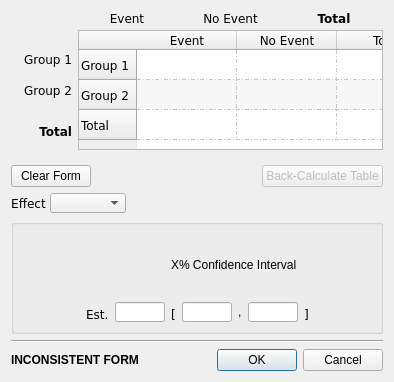
<?xml version="1.0" encoding="UTF-8"?>
<ui version="4.0">
 <class>BinaryDataForm</class>
 <widget class="QDialog" name="BinaryDataForm">
  <property name="geometry">
   <rect>
    <x>0</x>
    <y>0</y>
    <width>394</width>
    <height>382</height>
   </rect>
  </property>
  <property name="windowTitle">
   <string>Binary Data</string>
  </property>
  <property name="windowIcon">
   <iconset resource="../images/icons.qrc">
    <normaloff>:/misc/meta.png</normaloff>:/misc/meta.png</iconset>
  </property>
  <layout class="QVBoxLayout" name="verticalLayout_4">
   <item>
    <layout class="QVBoxLayout" name="verticalLayout_3">
     <item>
      <layout class="QGridLayout" name="gridLayout_5">
       <property name="bottomMargin">
        <number>9</number>
       </property>
       <property name="verticalSpacing">
        <number>4</number>
       </property>
       <item row="0" column="1">
        <widget class="QLabel" name="event_lbl_3">
         <property name="font">
          <font>
           <family>Verdana</family>
          </font>
         </property>
         <property name="text">
          <string>Event</string>
         </property>
         <property name="alignment">
          <set>Qt::AlignCenter</set>
         </property>
        </widget>
       </item>
       <item row="0" column="2">
        <widget class="QLabel" name="label_18">
         <property name="font">
          <font>
           <family>Verdana</family>
          </font>
         </property>
         <property name="text">
          <string>No Event</string>
         </property>
         <property name="alignment">
          <set>Qt::AlignCenter</set>
         </property>
        </widget>
       </item>
       <item row="0" column="3">
        <widget class="QLabel" name="label_19">
         <property name="font">
          <font>
           <family>Verdana</family>
           <weight>75</weight>
           <bold>true</bold>
          </font>
         </property>
         <property name="text">
          <string>Total</string>
         </property>
         <property name="alignment">
          <set>Qt::AlignCenter</set>
         </property>
        </widget>
       </item>
       <item row="1" column="0">
        <widget class="QLabel" name="label_20">
         <property name="font">
          <font>
           <family>Verdana</family>
          </font>
         </property>
         <property name="text">
          <string>Group 1</string>
         </property>
         <property name="alignment">
          <set>Qt::AlignBottom|Qt::AlignRight|Qt::AlignTrailing</set>
         </property>
        </widget>
       </item>
       <item row="1" column="1" rowspan="3" colspan="3">
        <widget class="QTableWidget" name="raw_data_table">
         <property name="sizePolicy">
          <sizepolicy hsizetype="Expanding" vsizetype="Fixed">
           <horstretch>0</horstretch>
           <verstretch>0</verstretch>
          </sizepolicy>
         </property>
         <property name="minimumSize">
         <size>
           <width>305</width>
           <height>120</height>
          </size>
         </property>
         <property name="maximumSize">
          <size>
           <width>305</width>
           <height>120</height>
          </size>
         </property>
         <property name="font">
          <font>
           <family>Verdana</family>
          </font>
         </property>
         <property name="frameShadow">
          <enum>QFrame::Plain</enum>
         </property>
         <property name="lineWidth">
          <number>1</number>
         </property>
         <property name="verticalScrollBarPolicy">
          <enum>Qt::ScrollBarAlwaysOff</enum>
         </property>
         <property name="horizontalScrollBarPolicy">
          <enum>Qt::ScrollBarAlwaysOff</enum>
         </property>
         <property name="showDropIndicator" stdset="0">
          <bool>true</bool>
         </property>
         <property name="alternatingRowColors">
          <bool>true</bool>
         </property>
         <property name="showGrid">
          <bool>true</bool>
         </property>
         <property name="gridStyle">
          <enum>Qt::DashDotLine</enum>
         </property>
         <property name="rowCount">
          <number>3</number>
         </property>
         <property name="columnCount">
          <number>3</number>
         </property>
         <attribute name="horizontalHeaderVisible">
          <bool>true</bool>
         </attribute>
         <attribute name="horizontalHeaderHighlightSections">
          <bool>false</bool>
         </attribute>
         <attribute name="verticalHeaderVisible">
          <bool>true</bool>
         </attribute>
         <row>
          <property name="text">
           <string>Group 1</string>
          </property>
         </row>
         <row>
          <property name="text">
           <string>Group 2</string>
          </property>
         </row>
         <row>
          <property name="text">
           <string>Total</string>
          </property>
         </row>
         <column>
          <property name="text">
           <string>Event</string>
          </property>
         </column>
         <column>
          <property name="text">
           <string>No Event</string>
          </property>
         </column>
         <column>
          <property name="text">
           <string>Total</string>
          </property>
         </column>
        </widget>
       </item>
       <item row="2" column="0">
        <widget class="QLabel" name="label_21">
         <property name="font">
          <font>
           <family>Verdana</family>
          </font>
         </property>
         <property name="text">
          <string>Group 2</string>
         </property>
         <property name="alignment">
          <set>Qt::AlignRight|Qt::AlignTrailing|Qt::AlignVCenter</set>
         </property>
        </widget>
       </item>
       <item row="3" column="0">
        <widget class="QLabel" name="label_22">
         <property name="font">
          <font>
           <family>Verdana</family>
           <weight>75</weight>
           <bold>true</bold>
          </font>
         </property>
         <property name="text">
          <string>Total</string>
         </property>
         <property name="alignment">
          <set>Qt::AlignRight|Qt::AlignTrailing|Qt::AlignVCenter</set>
         </property>
        </widget>
       </item>
      </layout>
     </item>
    </layout>
   </item>
   <item>
    <layout class="QHBoxLayout" name="horizontalLayout_17">
     <item>
      <widget class="QPushButton" name="clear_Btn">
       <property name="text">
        <string>Clear Form</string>
       </property>
      </widget>
     </item>
     <item>
      <spacer name="horizontalSpacer_17">
       <property name="orientation">
        <enum>Qt::Horizontal</enum>
       </property>
       <property name="sizeHint" stdset="0">
        <size>
         <width>40</width>
         <height>20</height>
        </size>
       </property>
      </spacer>
     </item>
     <item>
      <widget class="QPushButton" name="back_calc_btn">
       <property name="enabled">
        <bool>false</bool>
       </property>
       <property name="text">
        <string>Back-Calculate Table</string>
       </property>
      </widget>
     </item>
    </layout>
   </item>
   <item>
    <layout class="QHBoxLayout" name="horizontalLayout_13">
     <property name="spacing">
      <number>4</number>
     </property>
     <item>
      <widget class="QLabel" name="label_17">
       <property name="font">
        <font>
         <family>Verdana</family>
        </font>
       </property>
       <property name="text">
        <string>Effect</string>
       </property>
       <property name="alignment">
        <set>Qt::AlignCenter</set>
       </property>
      </widget>
     </item>
     <item>
      <widget class="QComboBox" name="effect_cbo_box">
       <property name="minimumSize">
        <size>
         <width>76</width>
         <height>20</height>
        </size>
       </property>
       <property name="maximumSize">
        <size>
         <width>76</width>
         <height>20</height>
        </size>
       </property>
      </widget>
     </item>
     <item>
      <spacer name="horizontalSpacer_13">
       <property name="orientation">
        <enum>Qt::Horizontal</enum>
       </property>
       <property name="sizeHint" stdset="0">
        <size>
         <width>40</width>
         <height>20</height>
        </size>
       </property>
      </spacer>
     </item>
    </layout>
   </item>
   <item>
    <widget class="QGroupBox" name="groupBox">
     <property name="title">
      <string/>
     </property>
     <layout class="QGridLayout" name="gridLayout_6">
      <item row="0" column="0" rowspan="2">
       <spacer name="horizontalSpacer_15">
        <property name="orientation">
         <enum>Qt::Horizontal</enum>
        </property>
        <property name="sizeHint" stdset="0">
         <size>
          <width>32</width>
          <height>20</height>
         </size>
        </property>
       </spacer>
      </item>
      <item row="0" column="2">
       <widget class="QLabel" name="ci_label">
        <property name="toolTip">
         <string>Use the box to the left to set the % confidence interval</string>
        </property>
        <property name="text">
         <string>X% Confidence Interval</string>
        </property>
       </widget>
      </item>
      <item row="0" column="3" rowspan="2">
       <spacer name="horizontalSpacer_16">
        <property name="orientation">
         <enum>Qt::Horizontal</enum>
        </property>
        <property name="sizeHint" stdset="0">
         <size>
          <width>32</width>
          <height>20</height>
         </size>
        </property>
       </spacer>
      </item>
      <item row="1" column="1">
       <layout class="QHBoxLayout" name="horizontalLayout_15">
        <item>
         <widget class="QLabel" name="est_lbl">
          <property name="minimumSize">
           <size>
            <width>0</width>
            <height>20</height>
           </size>
          </property>
          <property name="maximumSize">
           <size>
            <width>16777215</width>
            <height>20</height>
           </size>
          </property>
          <property name="font">
           <font>
            <family>Verdana</family>
           </font>
          </property>
          <property name="text">
           <string>Est.</string>
          </property>
          <property name="alignment">
           <set>Qt::AlignBottom|Qt::AlignLeading|Qt::AlignLeft</set>
          </property>
         </widget>
        </item>
        <item>
         <widget class="QLineEdit" name="effect_txt_box">
          <property name="minimumSize">
           <size>
            <width>50</width>
            <height>20</height>
           </size>
          </property>
          <property name="maximumSize">
           <size>
            <width>50</width>
            <height>20</height>
           </size>
          </property>
         </widget>
        </item>
       </layout>
      </item>
      <item row="1" column="2">
       <layout class="QHBoxLayout" name="horizontalLayout_16">
        <item>
         <widget class="QLabel" name="low_lbl">
          <property name="maximumSize">
           <size>
            <width>16777215</width>
            <height>20</height>
           </size>
          </property>
          <property name="font">
           <font>
            <family>Verdana</family>
           </font>
          </property>
          <property name="text">
           <string>[</string>
          </property>
          <property name="alignment">
           <set>Qt::AlignBottom|Qt::AlignLeading|Qt::AlignLeft</set>
          </property>
         </widget>
        </item>
        <item>
         <widget class="QLineEdit" name="low_txt_box">
          <property name="minimumSize">
           <size>
            <width>50</width>
            <height>20</height>
           </size>
          </property>
          <property name="maximumSize">
           <size>
            <width>50</width>
            <height>20</height>
           </size>
          </property>
         </widget>
        </item>
        <item>
         <widget class="QLabel" name="label_23">
          <property name="text">
           <string>,</string>
          </property>
         </widget>
        </item>
        <item>
         <widget class="QLineEdit" name="high_txt_box">
          <property name="minimumSize">
           <size>
            <width>50</width>
            <height>20</height>
           </size>
          </property>
          <property name="maximumSize">
           <size>
            <width>50</width>
            <height>20</height>
           </size>
          </property>
         </widget>
        </item>
        <item>
         <widget class="QLabel" name="high_lbl">
          <property name="maximumSize">
           <size>
            <width>16777215</width>
            <height>20</height>
           </size>
          </property>
          <property name="font">
           <font>
            <family>Verdana</family>
           </font>
          </property>
          <property name="text">
           <string>]</string>
          </property>
          <property name="alignment">
           <set>Qt::AlignBottom|Qt::AlignLeading|Qt::AlignLeft</set>
          </property>
         </widget>
        </item>
       </layout>
      </item>
     </layout>
    </widget>
   </item>
   <item>
    <widget class="Line" name="line">
     <property name="orientation">
      <enum>Qt::Horizontal</enum>
     </property>
    </widget>
   </item>
   <item>
    <layout class="QHBoxLayout" name="horizontalLayout_14">
     <item>
      <widget class="QLabel" name="inconsistencyLabel">
       <property name="font">
        <font>
         <weight>75</weight>
         <bold>true</bold>
        </font>
       </property>
       <property name="text">
        <string>INCONSISTENT FORM</string>
       </property>
      </widget>
     </item>
     <item>
      <spacer name="horizontalSpacer_14">
       <property name="orientation">
        <enum>Qt::Horizontal</enum>
       </property>
       <property name="sizeHint" stdset="0">
        <size>
         <width>40</width>
         <height>20</height>
        </size>
       </property>
      </spacer>
     </item>
     <item>
      <widget class="QDialogButtonBox" name="buttonBox">
       <property name="orientation">
        <enum>Qt::Horizontal</enum>
       </property>
       <property name="standardButtons">
        <set>QDialogButtonBox::Cancel|QDialogButtonBox::Ok</set>
       </property>
      </widget>
     </item>
    </layout>
   </item>
  </layout>
 </widget>
 <tabstops>
  <tabstop>raw_data_table</tabstop>
  <tabstop>clear_Btn</tabstop>
  <tabstop>back_calc_btn</tabstop>
  <tabstop>effect_cbo_box</tabstop>
  <tabstop>effect_txt_box</tabstop>
  <tabstop>low_txt_box</tabstop>
  <tabstop>high_txt_box</tabstop>
  <tabstop>buttonBox</tabstop>
 </tabstops>
 <resources>
  <include location="../images/icons.qrc"/>
 </resources>
 <connections>
  <connection>
   <sender>buttonBox</sender>
   <signal>rejected()</signal>
   <receiver>BinaryDataForm</receiver>
   <slot>reject()</slot>
   <hints>
    <hint type="sourcelabel">
     <x>300</x>
     <y>388</y>
    </hint>
    <hint type="destinationlabel">
     <x>327</x>
     <y>341</y>
    </hint>
   </hints>
  </connection>
  <connection>
   <sender>buttonBox</sender>
   <signal>accepted()</signal>
   <receiver>BinaryDataForm</receiver>
   <slot>accept()</slot>
   <hints>
    <hint type="sourcelabel">
     <x>222</x>
     <y>398</y>
    </hint>
    <hint type="destinationlabel">
     <x>245</x>
     <y>343</y>
    </hint>
   </hints>
  </connection>
 </connections>
</ui>
